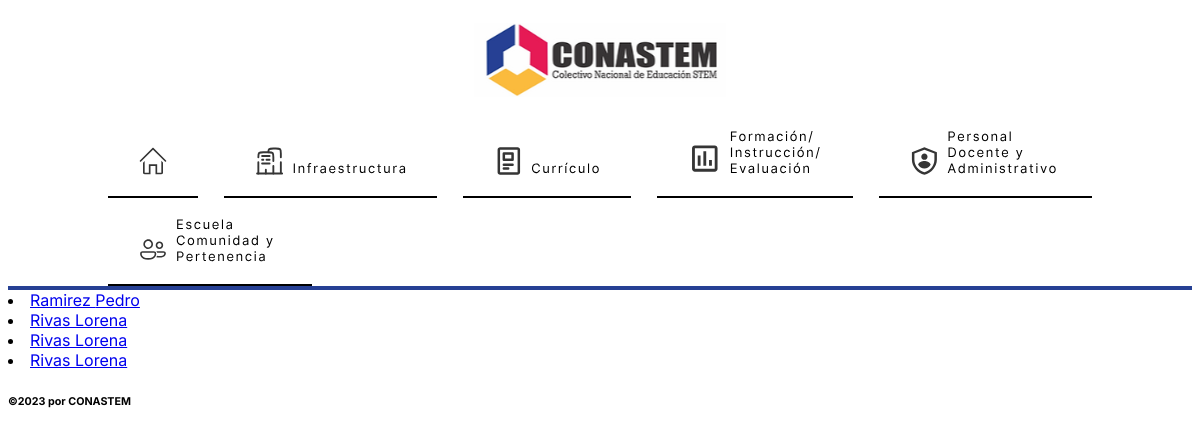
/database/responsables/, run on the app's committed database.
### DataBase/models/Person_Responsable.py (models this page shows, shortened)
class PersonResponsable (models.Model):
      first_name=models.CharField(max_length=100, help_text="Ingrese primer nombre")
      last_name=models.CharField(max_length=100, help_text="Ingrese primer apellido")
      phone_number=models.CharField(max_length=15, help_text= "+XX XXX XX XX")
      email=models.EmailField(max_length=200)
      class Meta:
            verbose_name = ("Formulario de registro de responsables")
            verbose_name_plural = ("Formulario de registro de responsables")
      def get_absolute_url(self):
            return reverse("responsable_detail", args=[str(self.id)])

### DataBase/views/General/views.py (the view)
# urls.py: path("responsables/", views.PersonResponsableListView .as_view(), name="responsable_list"),
class PersonResponsableListView(generic.ListView):
    model = PersonResponsable
    context_object_name = 'responsable_list'
    template_name = 'person_responsable_list.html'

### DataBase/templates/person_responsable_list.html
{% extends "base_general.html" %}
{%block content%}
<section class= "lista">
    {%if responsable_list%}
        {%for personresponsable in responsable_list%}
            <li>
                <a href="{{personresponsable.get_absolute_url}}">{{personresponsable.last_name}} {{personresponsable.first_name}}</a>
            </li>
        {%endfor%}
    {%else%}
    <p>No se encontraron registros</p>
    {%endif%}
</section>
{%endblock content%}

### DataBase/static/styles.css (style rules this page uses)
* { font-family: Inter; }

### data on the page
PersonResponsable: last_name "Ramirez", first_name "Pedro"
PersonResponsable: last_name "Rivas", first_name "Lorena"
PersonResponsable: last_name "Rivas", first_name "Lorena"
PersonResponsable: last_name "Rivas", first_name "Lorena"
